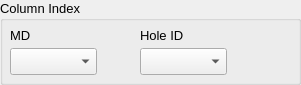
    <widget class="QGroupBox" name="groupBox_3">
     <property name="geometry">
      <rect>
       <x>430</x>
       <y>620</y>
       <width>301</width>
       <height>85</height>
      </rect>
     </property>
     <property name="font">
      <font>
       <pointsize>10</pointsize>
      </font>
     </property>
     <property name="title">
      <string>Column Index</string>
     </property>
     <widget class="QLabel" name="label_5">
      <property name="geometry">
       <rect>
        <x>10</x>
        <y>25</y>
        <width>31</width>
        <height>21</height>
       </rect>
      </property>
      <property name="text">
       <string>MD</string>
      </property>
     </widget>
     <widget class="QLabel" name="label_6">
      <property name="geometry">
       <rect>
        <x>140</x>
        <y>25</y>
        <width>71</width>
        <height>21</height>
       </rect>
      </property>
      <property name="text">
       <string>Hole ID</string>
      </property>
     </widget>
     <widget class="QComboBox" name="comboBox_2">
      <property name="geometry">
       <rect>
        <x>10</x>
        <y>48</y>
        <width>87</width>
        <height>27</height>
       </rect>
      </property>
     </widget>
     <widget class="QComboBox" name="comboBox_3">
      <property name="geometry">
       <rect>
        <x>140</x>
        <y>48</y>
        <width>87</width>
        <height>27</height>
       </rect>
      </property>
     </widget>
    </widget>
